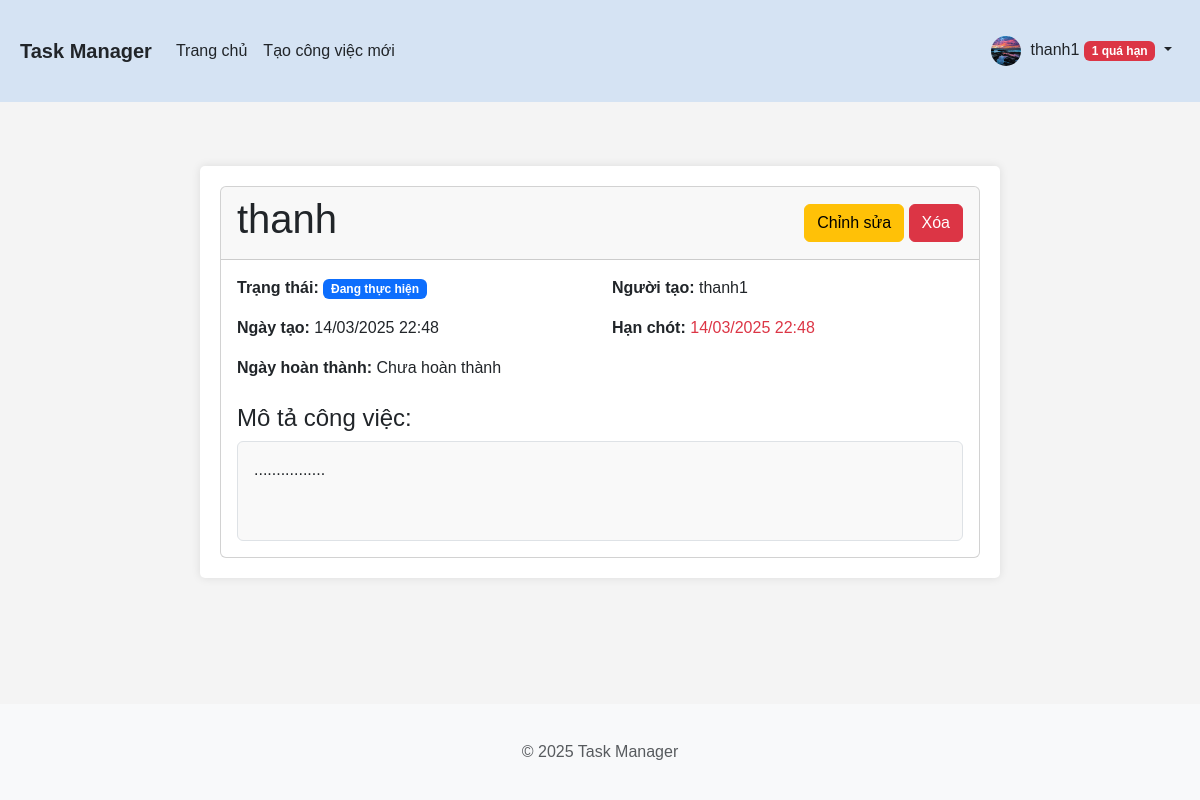
The page /view/4 (signed in) on the database as committed earlier.
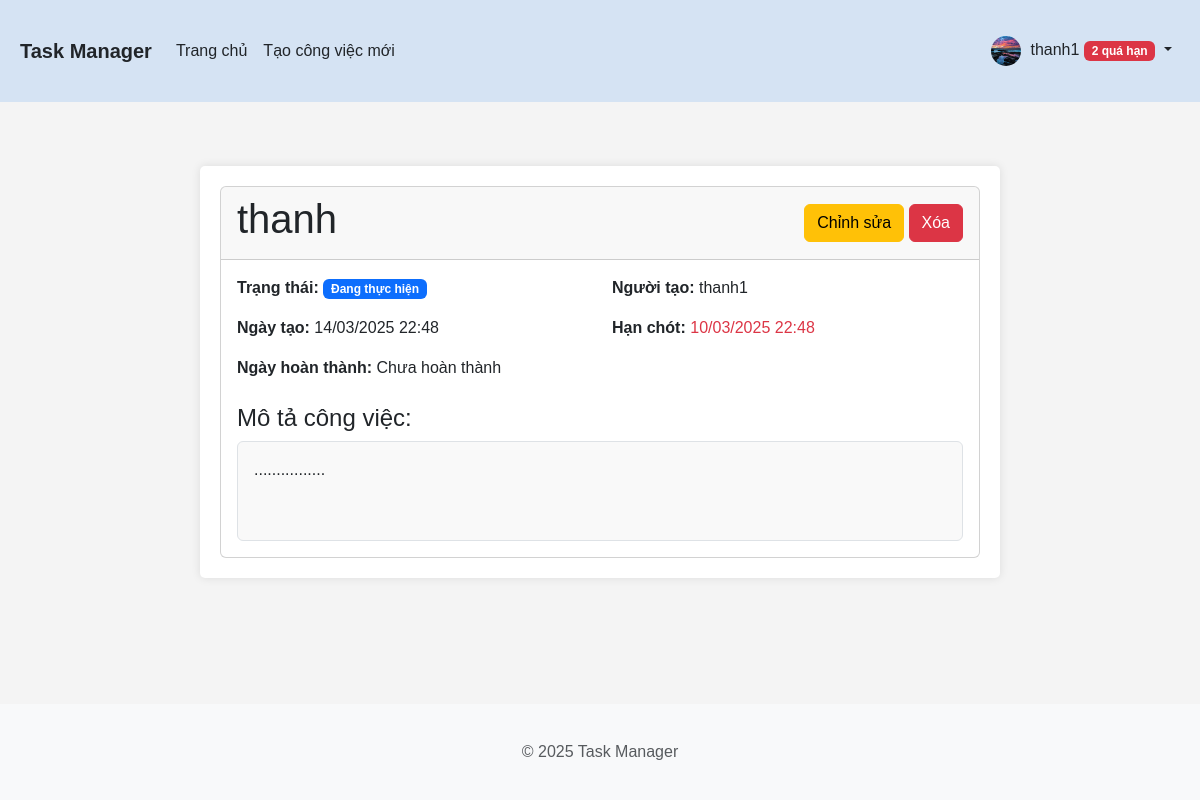
The same page on the database as committed later.
### app/models.py (models this page shows, shortened)
class Task(db.Model):
    id = db.Column(db.Integer, primary_key=True)
    title = db.Column(db.String(100), nullable=False)
    description = db.Column(db.Text)
    status = db.Column(db.String(20), default='pending')  # pending, in_progress, completed
    created = db.Column(db.DateTime, default=datetime.utcnow)
    deadline = db.Column(db.DateTime)
    finished = db.Column(db.DateTime)
    user_id = db.Column(db.Integer, db.ForeignKey('user.id'), nullable=False)
    def is_overdue(self):
        return not self.finished and self.deadline and self.deadline < datetime.utcnow()

### app/routes/tasks.py (the view)
@bp.route('/view/<int:task_id>')
@login_required
def view(task_id):
    task = Task.query.get_or_404(task_id)
    if not current_user.is_admin and task.user_id != current_user.id:
        flash('Bạn không có quyền xem công việc này.', 'danger')
        return redirect(url_for('tasks.index'))
    return render_template('tasks/view.html', title=task.title, task=task)

### app/__init__.py (called while the page is built)
def create_app(config_name='default'):
    app = Flask(__name__)
    app.config.from_object(config[config_name])
    db.init_app(app)
    migrate.init_app(app, db)
    login_manager.init_app(app)
    @app.template_filter('nl2br')
    def nl2br_filter(text):
        if text:
            return jinja2.utils.markupsafe.Markup(text.replace('\n', '<br>'))
        return ''
    from app.routes.auth import bp as auth_bp
    from app.routes.tasks import bp as tasks_bp
    app.register_blueprint(auth_bp)
    app.register_blueprint(tasks_bp)
    avatar_dir = os.path.join(app.static_folder, 'avatars')
    if not os.path.exists(avatar_dir):
        os.makedirs(avatar_dir)
    @login_manager.user_loader
    def load_user(user_id):
        from app.models import User
        return User.query.get(int(user_id))
    return app

### app/models.py (called while the page is built)
    @property
    def overdue_count(self):
        return Task.query.filter_by(user_id=self.id, finished=None).filter(
            Task.deadline < datetime.utcnow()).count()

### app/templates/tasks/view.html (shortened to what this page needs)
{% extends "base.html" %}
{% block content %}
    <div class="view-task-container">
        <div class="card">
            <div class="card-header d-flex justify-content-between align-items-center">
                <h1 class="card-title">{{ task.title }}</h1>
                <div>
                    <a href="{{ url_for('tasks.edit', task_id=task.id) }}" class="btn btn-warning">Chỉnh sửa</a>
                    <button class="btn btn-danger" data-bs-toggle="modal" data-bs-target="#deleteModal">Xóa</button>
                </div>
            </div>
            <div class="card-body">
                <div class="row mb-3">
                    <div class="col-md-6">
                        <strong>Trạng thái:</strong>
                        {% if task.status == 'pending' %}
                            <span class="badge bg-warning">Chờ xử lý</span>
                        {% elif task.status == 'in_progress' %}
                            <span class="badge bg-primary">Đang thực hiện</span>
                        {% elif task.status == 'completed' %}
                            <span class="badge bg-success">Hoàn thành</span>
                        {% endif %}
                    </div>
                    <div class="col-md-6">
                        <strong>Người tạo:</strong> {{ task.user.username }}
                    </div>
                </div>
                <div class="row mb-3">
                    <div class="col-md-6">
                        <strong>Ngày tạo:</strong> {{ task.created.strftime('%d/%m/%Y %H:%M') }}
                    </div>
                    <div class="col-md-6">
                        <strong>Hạn chót:</strong>
                        <span class="{% if task.is_overdue() %}text-danger{% endif %}">
                            {{ task.deadline.strftime('%d/%m/%Y %H:%M') if task.deadline else 'N/A' }}
                        </span>
                    </div>
                </div>
                <div class="row mb-3">
                    <div class="col-md-6">
                        <strong>Ngày hoàn thành:</strong> {{ task.finished.strftime('%d/%m/%Y %H:%M') if task.finished else 'Chưa hoàn thành' }}
                    </div>
                </div>
                <div class="mt-4">
                    <h4>Mô tả công việc:</h4>
                    <div class="description-box p-3 border rounded">
                        {% if task.description %}
                            {{ task.description|nl2br }}
                        {% else %}
                            <em>Không có mô tả</em>
                        {% endif %}
                    </div>
                </div>
            </div>
        </div>
    </div>
{% endblock %}

### app/templates/base.html (shortened to what this page needs)
<!DOCTYPE html>
<html lang="vi">
<head>
    <link href="https://cdn.jsdelivr.net/npm/bootstrap@5.3.0-alpha1/dist/css/bootstrap.min.css" rel="stylesheet">
    <link rel="stylesheet" href="https://cdn.jsdelivr.net/npm/bootstrap-icons@1.11.2/font/bootstrap-icons.css">
    <link rel="stylesheet" href="{{ url_for('static', filename='css/main.css') }}">
</head>
<body>
    <header>
        <nav class="navbar navbar-expand-lg navbar-light">
            <div class="container">
                <a class="navbar-brand" href="{{ url_for('tasks.index') }}">Task Manager</a>
                <div class="collapse navbar-collapse" id="navbarNav">
                    <ul class="navbar-nav me-auto">
                        {% if current_user.is_authenticated %}
                            <li class="nav-item">
                                <a class="nav-link" href="{{ url_for('tasks.index') }}">Trang chủ</a>
                            </li>
                            <li class="nav-item">
                                <a class="nav-link" href="{{ url_for('tasks.create') }}">Tạo công việc mới</a>
                            </li>
                        {% endif %}
                    </ul>
                    <ul class="navbar-nav">
                        {% if current_user.is_authenticated %}
                            <li class="nav-item dropdown">
                                <a class="nav-link dropdown-toggle" href="#" id="navbarDropdown" role="button" data-bs-toggle="dropdown">
                                    {% if current_user.avatar %}
                                        <img src="{{ url_for('static', filename='avatars/' + current_user.avatar) }}" class="rounded-circle avatar-small" alt="Avatar">
                                    {% else %}
                                        <img src="https://avatar-placeholder.iran.liara.run/" class="rounded-circle avatar-small" alt="Avatar">
                                    {% endif %}
                                    {{ current_user.username }}
                                    {% if current_user.overdue_count and current_user.overdue_count > 0 %}
                                        <span class="badge bg-danger">{{ current_user.overdue_count }} quá hạn</span>
                                    {% endif %}
                                </a>
                            </li>
                        {% endif %}
                    </ul>
                </div>
            </div>
        </nav>
    </header>
    <main class="container mt-4">
        {% block content %}{% endblock %}
    </main>
    <footer class="footer mt-5 py-3 bg-light">
        <div class="container text-center">
            <span class="text-muted">&copy; 2025 Task Manager</span>
        </div>
    </footer>
</body>
</html>

Rows that differ between the two databases and show on the page:
changed Task "thanh": deadline "14/03/2025 22:48" → "10/03/2025 22:48"
Other text that changed with them:
{{ current_user.overdue_count }}: "1" → "2"
